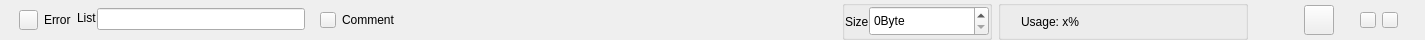
<?xml version="1.0" encoding="UTF-8"?>
<ui version="4.0">
 <class>C_SdNdeDpListHeaderWidget</class>
 <widget class="QWidget" name="C_SdNdeDpListHeaderWidget">
  <property name="geometry">
   <rect>
    <x>0</x>
    <y>0</y>
    <width>1425</width>
    <height>40</height>
   </rect>
  </property>
  <property name="minimumSize">
   <size>
    <width>0</width>
    <height>40</height>
   </size>
  </property>
  <property name="maximumSize">
   <size>
    <width>16777215</width>
    <height>40</height>
   </size>
  </property>
  <layout class="QHBoxLayout" name="horizontalLayout_11">
   <property name="spacing">
    <number>0</number>
   </property>
   <property name="leftMargin">
    <number>19</number>
   </property>
   <property name="topMargin">
    <number>0</number>
   </property>
   <property name="rightMargin">
    <number>27</number>
   </property>
   <property name="bottomMargin">
    <number>0</number>
   </property>
   <item>
    <layout class="QHBoxLayout" name="pc_TopHorizontalLayout" stretch="0,0,2,0,4,0,0,0,0,0,0,0,0">
     <property name="spacing">
      <number>6</number>
     </property>
     <item>
      <widget class="stw::opensyde_gui_elements::C_OgePubIconOnly" name="pc_PushButtonExpand">
       <property name="minimumSize">
        <size>
         <width>19</width>
         <height>20</height>
        </size>
       </property>
       <property name="maximumSize">
        <size>
         <width>19</width>
         <height>20</height>
        </size>
       </property>
       <property name="text">
        <string/>
       </property>
       <property name="checkable">
        <bool>true</bool>
       </property>
      </widget>
     </item>
     <item>
      <widget class="stw::opensyde_gui_elements::C_OgeLabToolTipBase" name="pc_LabelListError">
       <property name="text">
        <string>Error</string>
       </property>
      </widget>
     </item>
     <item>
      <widget class="QWidget" name="pc_WiListName" native="true">
       <property name="sizePolicy">
        <sizepolicy hsizetype="Expanding" vsizetype="Preferred">
         <horstretch>0</horstretch>
         <verstretch>0</verstretch>
        </sizepolicy>
       </property>
       <property name="minimumSize">
        <size>
         <width>150</width>
         <height>0</height>
        </size>
       </property>
       <layout class="QHBoxLayout" name="pc_LayoutName" stretch="0,1">
        <property name="spacing">
         <number>0</number>
        </property>
        <property name="leftMargin">
         <number>0</number>
        </property>
        <property name="topMargin">
         <number>0</number>
        </property>
        <property name="bottomMargin">
         <number>2</number>
        </property>
        <item>
         <layout class="QVBoxLayout" name="verticalLayout">
          <property name="bottomMargin">
           <number>2</number>
          </property>
          <item>
           <widget class="QLabel" name="pc_LabelListNamePrefix">
     <property name="styleRole" stdset="0">
      <string>list-header-heading</string>
     </property>
            <property name="text">
             <string>List</string>
            </property>
           </widget>
          </item>
         </layout>
        </item>
        <item>
         <widget class="stw::opensyde_gui_elements::C_OgeLeListHeader" name="pc_LineEditName"/>
        </item>
       </layout>
      </widget>
     </item>
     <item>
      <widget class="stw::opensyde_gui_elements::C_OgePubSvgIconOnly" name="pc_PushButtonComment">
       <property name="minimumSize">
        <size>
         <width>16</width>
         <height>16</height>
        </size>
       </property>
       <property name="maximumSize">
        <size>
         <width>16</width>
         <height>16</height>
        </size>
       </property>
       <property name="text">
        <string/>
       </property>
      </widget>
     </item>
     <item>
      <widget class="stw::opensyde_gui_elements::C_OgeLabElided" name="pc_LabelComment">
       <property name="text">
        <string>Comment</string>
       </property>
      </widget>
     </item>
     <item>
      <spacer name="horizontalSpacer">
       <property name="orientation">
        <enum>Qt::Horizontal</enum>
       </property>
       <property name="sizeHint" stdset="0">
        <size>
         <width>20</width>
         <height>20</height>
        </size>
       </property>
      </spacer>
     </item>
     <item>
      <widget class="stw::opensyde_gui_elements::C_OgeGbxTransparent" name="pc_GroupBoxSize">
       <layout class="QHBoxLayout" name="pc_LayoutSize">
        <property name="spacing">
         <number>0</number>
        </property>
        <property name="leftMargin">
         <number>0</number>
        </property>
        <property name="topMargin">
         <number>0</number>
        </property>
        <property name="rightMargin">
         <number>0</number>
        </property>
        <property name="bottomMargin">
         <number>0</number>
        </property>
        <item>
         <widget class="stw::opensyde_gui_elements::C_OgeLabToolTipBase" name="pc_LabelSize">
          <property name="styleRole" stdset="0">
           <string>list-header-highlighted</string>
          </property>
          <property name="text">
           <string>Size</string>
          </property>
         </widget>
        </item>
        <item>
          <widget class="stw::opensyde_gui_elements::C_OgeSpxToolTipBase" name="pc_SpinBoxSize">
           <property name="styleRole" stdset="0">
            <string>spinbox-edit</string>
           </property>
           <property name="minimumSize">
            <size>
             <width>120</width>
             <height>30</height>
            </size>
           </property>
           <property name="maximumSize">
            <size>
             <width>120</width>
             <height>30</height>
            </size>
           </property>
           <property name="suffix">
            <string>Byte</string>
           </property>
          </widget>
        </item>
       </layout>
      </widget>
     </item>
     <item>
      <widget class="stw::opensyde_gui_elements::C_OgeGbxTransparent" name="pc_GroupBoxUsage">
       <property name="minimumSize">
        <size>
         <width>250</width>
         <height>0</height>
        </size>
       </property>
       <property name="maximumSize">
        <size>
         <width>250</width>
         <height>16777215</height>
        </size>
       </property>
       <property name="title">
        <string/>
       </property>
       <layout class="QHBoxLayout" name="horizontalLayout_7" stretch="0,0,0,1">
        <property name="spacing">
         <number>0</number>
        </property>
        <property name="leftMargin">
         <number>0</number>
        </property>
        <property name="topMargin">
         <number>0</number>
        </property>
        <property name="rightMargin">
         <number>0</number>
        </property>
        <property name="bottomMargin">
         <number>0</number>
        </property>
        <item>
         <spacer name="horizontalSpacer_4">
          <property name="orientation">
           <enum>Qt::Horizontal</enum>
          </property>
          <property name="sizeType">
           <enum>QSizePolicy::Fixed</enum>
          </property>
          <property name="sizeHint" stdset="0">
           <size>
            <width>20</width>
            <height>20</height>
           </size>
          </property>
         </spacer>
        </item>
        <item>
         <widget class="stw::opensyde_gui_elements::C_OgeLabToolTipBase" name="pc_LabelUsage">
          <property name="styleRole" stdset="0">
           <string>com-list-header</string>
          </property>
          <property name="text">
           <string>Usage: x%</string>
          </property>
         </widget>
        </item>
        <item>
         <spacer name="horizontalSpacer_5">
          <property name="orientation">
           <enum>Qt::Horizontal</enum>
          </property>
          <property name="sizeType">
           <enum>QSizePolicy::Fixed</enum>
          </property>
          <property name="sizeHint" stdset="0">
           <size>
            <width>10</width>
            <height>20</height>
           </size>
          </property>
         </spacer>
        </item>
        <item>
         <widget class="stw::opensyde_gui::C_SdNdeDpListHeaderUsageWidget" name="pc_UsageWidget" native="true">
          <property name="minimumSize">
           <size>
            <width>0</width>
            <height>5</height>
           </size>
          </property>
          <property name="maximumSize">
           <size>
            <width>16777215</width>
            <height>5</height>
           </size>
          </property>
         </widget>
        </item>
       </layout>
      </widget>
     </item>
     <item>
      <spacer name="horizontalSpacer_2">
       <property name="orientation">
        <enum>Qt::Horizontal</enum>
       </property>
       <property name="sizeType">
        <enum>QSizePolicy::Fixed</enum>
       </property>
       <property name="sizeHint" stdset="0">
        <size>
         <width>50</width>
         <height>20</height>
        </size>
       </property>
      </spacer>
     </item>
     <item>
      <widget class="stw::opensyde_gui_elements::C_OgePubSvgIconOnly" name="pc_PushButtonDataset">
       <property name="minimumSize">
        <size>
         <width>30</width>
         <height>30</height>
        </size>
       </property>
       <property name="maximumSize">
        <size>
         <width>30</width>
         <height>30</height>
        </size>
       </property>
       <property name="text">
        <string/>
       </property>
      </widget>
     </item>
     <item>
      <spacer name="horizontalSpacer_3">
       <property name="orientation">
        <enum>Qt::Horizontal</enum>
       </property>
       <property name="sizeType">
        <enum>QSizePolicy::Fixed</enum>
       </property>
       <property name="sizeHint" stdset="0">
        <size>
         <width>20</width>
         <height>20</height>
        </size>
       </property>
      </spacer>
     </item>
     <item>
      <widget class="stw::opensyde_gui_elements::C_OgePubIconOnly" name="pc_PushButtonFullScreen">
       <property name="minimumSize">
        <size>
         <width>16</width>
         <height>16</height>
        </size>
       </property>
       <property name="maximumSize">
        <size>
         <width>16</width>
         <height>16</height>
        </size>
       </property>
       <property name="text">
        <string/>
       </property>
      </widget>
     </item>
     <item>
      <widget class="stw::opensyde_gui_elements::C_OgePubIconOnly" name="pc_PushButtonCollapse">
       <property name="minimumSize">
        <size>
         <width>16</width>
         <height>16</height>
        </size>
       </property>
       <property name="maximumSize">
        <size>
         <width>16</width>
         <height>16</height>
        </size>
       </property>
      </widget>
     </item>
    </layout>
   </item>
  </layout>
 </widget>
 <customwidgets>
  <customwidget>
   <class>stw::opensyde_gui_elements::C_OgePubIconOnly</class>
   <extends>QPushButton</extends>
   <header>C_OgePubIconOnly.hpp</header>
  </customwidget>
  <customwidget>
   <class>stw::opensyde_gui_elements::C_OgeGbxTransparent</class>
   <extends>QGroupBox</extends>
   <header>C_OgeGbxTransparent.hpp</header>
   <container>1</container>
  </customwidget>
  <customwidget>
   <class>stw::opensyde_gui::C_SdNdeDpListHeaderUsageWidget</class>
   <extends>QWidget</extends>
   <header>C_SdNdeDpListHeaderUsageWidget.hpp</header>
   <container>1</container>
  </customwidget>
   <customwidget>
    <class>stw::opensyde_gui_elements::C_OgeSpxToolTipBase</class>
    <extends>QSpinBox</extends>
    <header>C_OgeSpxToolTipBase.hpp</header>
   </customwidget>
  <customwidget>
   <class>stw::opensyde_gui_elements::C_OgeLeListHeader</class>
   <extends>QLineEdit</extends>
   <header>C_OgeLeListHeader.hpp</header>
  </customwidget>
  <customwidget>
   <class>stw::opensyde_gui_elements::C_OgeLabToolTipBase</class>
   <extends>QLabel</extends>
   <header>C_OgeLabToolTipBase.hpp</header>
  </customwidget>
  <customwidget>
   <class>stw::opensyde_gui_elements::C_OgePubSvgIconOnly</class>
   <extends>QPushButton</extends>
   <header>C_OgePubSvgIconOnly.hpp</header>
  </customwidget>
  <customwidget>
   <class>stw::opensyde_gui_elements::C_OgeLabElided</class>
   <extends>QLabel</extends>
   <header>C_OgeLabElided.hpp</header>
  </customwidget>
 </customwidgets>
 <resources/>
 <connections/>
</ui>
